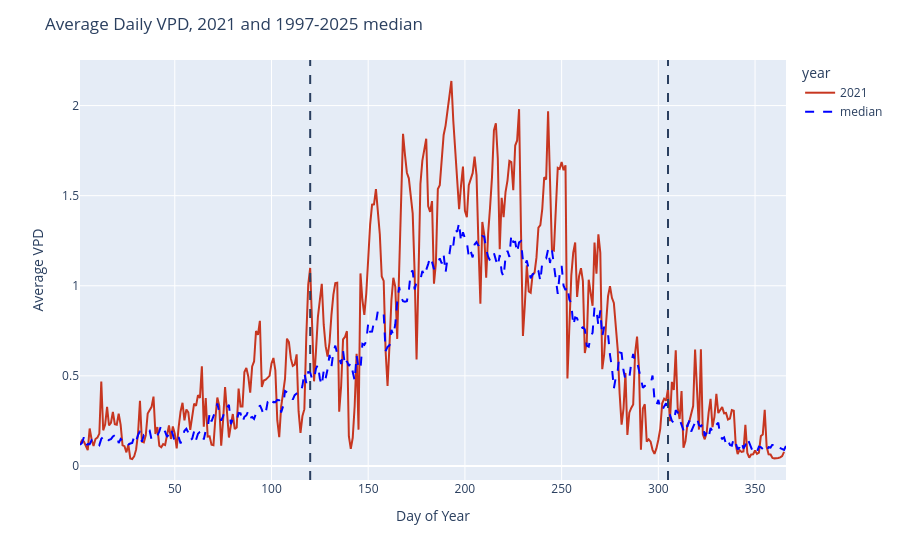

The cell this chart's notebook holds for it:
### Code cell
### Avg VPD, 2021 vs. dataset median
median_avg_vpd_full = calculate_median_df(grouped_weather_vpd, "avg_val", list(range(1997, 2026)))

fig_2021 = create_annual_lineplot(grouped_weather_vpd, val_column='avg_val', year_list=[2021], highlight_year='2021')
fig_2021.add_scatter(
    x=median_avg_vpd_full['DOY'],
    y=median_avg_vpd_full['doy_median'],
    mode='lines',
    line=dict(color="blue", width=2, dash="dash"),
    name='median'
)
fig_2021.update_layout(title='Average Daily VPD, 2021 and 1997-2025 median', xaxis_title='Day of Year', yaxis_title='Average VPD')
fig_2021.show()

### Figure 1 — Plotly figure (JSON) as saved in the notebook; plotly's stock layout.template omitted (floating-point values rounded to 4 significant figures; data arrays with more than 128 entries replaced by an {"elided": "..."} marker saying what was removed)
{"data": [{"hovertemplate": "year=2021<br>DOY=%{x}<br>avg_val=%{y}<extra></extra>", "legendgroup": "2021", "line": {"color": "#c73620", "dash": "solid"}, "marker": {"symbol": "circle"}, "mode": "lines", "name": "2021", "orientation": "v", "showlegend": true, "type": "scatter", "x": {"elided": "365 int values"}, "xaxis": "x", "y": {"elided": "365 float values"}, "yaxis": "y"}, {"line": {"color": "blue", "dash": "dash", "width": 2}, "mode": "lines", "name": "median", "type": "scatter", "x": {"elided": "366 int values"}, "y": {"elided": "366 float values"}}], "layout": {"legend": {"title": {"text": "year"}, "tracegroupgap": 0}, "margin": {"t": 60}, "shapes": [{"line": {"dash": "dash"}, "type": "line", "x0": "120", "x1": "120", "xref": "x", "y0": 0, "y1": 1, "yref": "y domain"}, {"line": {"dash": "dash"}, "type": "line", "x0": "305", "x1": "305", "xref": "x", "y0": 0, "y1": 1, "yref": "y domain"}], "title": {"text": "Average Daily VPD, 2021 and 1997-2025 median"}, "xaxis": {"anchor": "y", "domain": [0, 1], "title": {"text": "Day of Year"}}, "yaxis": {"anchor": "x", "domain": [0, 1], "title": {"text": "Average VPD"}}}}
